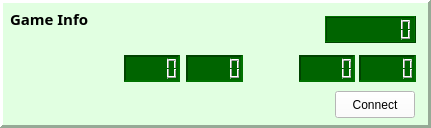
<?xml version="1.0" encoding="UTF-8"?>
<ui version="4.0">
 <class>PanelGameInfo</class>
 <widget class="QFrame" name="PanelGameInfo">
  <property name="geometry">
   <rect>
    <x>0</x>
    <y>0</y>
    <width>431</width>
    <height>128</height>
   </rect>
  </property>
  <property name="minimumSize">
   <size>
    <width>431</width>
    <height>128</height>
   </size>
  </property>
  <property name="maximumSize">
   <size>
    <width>431</width>
    <height>128</height>
   </size>
  </property>
  <property name="windowTitle">
   <string>Frame</string>
  </property>
  <property name="styleSheet">
   <string notr="true">background-color: rgb(225, 255, 225);</string>
  </property>
  <property name="frameShape">
   <enum>QFrame::Panel</enum>
  </property>
  <property name="frameShadow">
   <enum>QFrame::Raised</enum>
  </property>
  <property name="lineWidth">
   <number>3</number>
  </property>
  <widget class="QLabel" name="label_primeBot">
   <property name="geometry">
    <rect>
     <x>10</x>
     <y>10</y>
     <width>121</width>
     <height>17</height>
    </rect>
   </property>
   <property name="font">
    <font>
     <family>Courier 10 Pitch</family>
     <pointsize>11</pointsize>
     <weight>75</weight>
     <bold>true</bold>
    </font>
   </property>
   <property name="text">
    <string>Game Info</string>
   </property>
  </widget>
  <widget class="QLCDNumber" name="lcd_coordX_ball">
   <property name="geometry">
    <rect>
     <x>124</x>
     <y>55</y>
     <width>56</width>
     <height>27</height>
    </rect>
   </property>
   <property name="sizePolicy">
    <sizepolicy hsizetype="Preferred" vsizetype="Preferred">
     <horstretch>0</horstretch>
     <verstretch>0</verstretch>
    </sizepolicy>
   </property>
   <property name="maximumSize">
    <size>
     <width>16777215</width>
     <height>300</height>
    </size>
   </property>
   <property name="toolTip">
    <string>Ball X coordinate in the Field Panel</string>
   </property>
   <property name="autoFillBackground">
    <bool>false</bool>
   </property>
   <property name="styleSheet">
    <string notr="true">background-color: rgb(0, 100, 0);</string>
   </property>
   <property name="frameShape">
    <enum>QFrame::Panel</enum>
   </property>
   <property name="frameShadow">
    <enum>QFrame::Sunken</enum>
   </property>
   <property name="lineWidth">
    <number>2</number>
   </property>
   <property name="smallDecimalPoint">
    <bool>false</bool>
   </property>
   <property name="digitCount">
    <number>5</number>
   </property>
   <property name="segmentStyle">
    <enum>QLCDNumber::Outline</enum>
   </property>
   <property name="value" stdset="0">
    <double>0.000000000000000</double>
   </property>
  </widget>
  <widget class="QLabel" name="label_9">
   <property name="geometry">
    <rect>
     <x>260</x>
     <y>6</y>
     <width>45</width>
     <height>45</height>
    </rect>
   </property>
   <property name="styleSheet">
    <string notr="true">background-color: rgba(255, 255, 255, 0);</string>
   </property>
   <property name="text">
    <string/>
   </property>
   <property name="pixmap">
    <pixmap resource="../../images.qrc">:/images/stopwatch_1.png</pixmap>
   </property>
   <property name="scaledContents">
    <bool>true</bool>
   </property>
  </widget>
  <widget class="QLabel" name="label_3">
   <property name="geometry">
    <rect>
     <x>269</x>
     <y>55</y>
     <width>21</width>
     <height>31</height>
    </rect>
   </property>
   <property name="text">
    <string/>
   </property>
   <property name="pixmap">
    <pixmap resource="../../images.qrc">:/images/mouse_cursor_0.png</pixmap>
   </property>
   <property name="scaledContents">
    <bool>true</bool>
   </property>
  </widget>
  <widget class="QPushButton" name="btn_connectGui">
   <property name="geometry">
    <rect>
     <x>335</x>
     <y>91</y>
     <width>80</width>
     <height>27</height>
    </rect>
   </property>
   <property name="focusPolicy">
    <enum>Qt::NoFocus</enum>
   </property>
   <property name="toolTip">
    <string>(Hotkey: Backspace) Toggles the GUI's connection with the running game</string>
   </property>
   <property name="styleSheet">
    <string notr="true">background-color: rgb(255, 255, 255);</string>
   </property>
   <property name="text">
    <string>Connect</string>
   </property>
  </widget>
  <widget class="QLCDNumber" name="lcd_coordX_cursor">
   <property name="geometry">
    <rect>
     <x>299</x>
     <y>55</y>
     <width>56</width>
     <height>27</height>
    </rect>
   </property>
   <property name="sizePolicy">
    <sizepolicy hsizetype="Preferred" vsizetype="Preferred">
     <horstretch>0</horstretch>
     <verstretch>0</verstretch>
    </sizepolicy>
   </property>
   <property name="maximumSize">
    <size>
     <width>16777215</width>
     <height>300</height>
    </size>
   </property>
   <property name="toolTip">
    <string>Mouse cursor X coordinate in the Field Panel</string>
   </property>
   <property name="autoFillBackground">
    <bool>false</bool>
   </property>
   <property name="styleSheet">
    <string notr="true">background-color: rgb(0, 100, 0);
</string>
   </property>
   <property name="frameShape">
    <enum>QFrame::Panel</enum>
   </property>
   <property name="frameShadow">
    <enum>QFrame::Sunken</enum>
   </property>
   <property name="lineWidth">
    <number>2</number>
   </property>
   <property name="smallDecimalPoint">
    <bool>false</bool>
   </property>
   <property name="digitCount">
    <number>5</number>
   </property>
   <property name="segmentStyle">
    <enum>QLCDNumber::Outline</enum>
   </property>
   <property name="value" stdset="0">
    <double>0.000000000000000</double>
   </property>
  </widget>
  <widget class="QLCDNumber" name="lcd_clock">
   <property name="geometry">
    <rect>
     <x>325</x>
     <y>16</y>
     <width>91</width>
     <height>27</height>
    </rect>
   </property>
   <property name="styleSheet">
    <string notr="true">background-color: rgb(0, 100, 0);
</string>
   </property>
   <property name="smallDecimalPoint">
    <bool>false</bool>
   </property>
   <property name="digitCount">
    <number>8</number>
   </property>
   <property name="mode">
    <enum>QLCDNumber::Dec</enum>
   </property>
   <property name="segmentStyle">
    <enum>QLCDNumber::Outline</enum>
   </property>
  </widget>
  <widget class="QLCDNumber" name="lcd_coordY_ball">
   <property name="geometry">
    <rect>
     <x>186</x>
     <y>55</y>
     <width>57</width>
     <height>27</height>
    </rect>
   </property>
   <property name="sizePolicy">
    <sizepolicy hsizetype="Preferred" vsizetype="Preferred">
     <horstretch>0</horstretch>
     <verstretch>0</verstretch>
    </sizepolicy>
   </property>
   <property name="maximumSize">
    <size>
     <width>16777215</width>
     <height>300</height>
    </size>
   </property>
   <property name="toolTip">
    <string>Ball Y coordinate in the Field Panel</string>
   </property>
   <property name="autoFillBackground">
    <bool>false</bool>
   </property>
   <property name="styleSheet">
    <string notr="true">background-color: rgb(0, 100, 0);</string>
   </property>
   <property name="frameShape">
    <enum>QFrame::Panel</enum>
   </property>
   <property name="frameShadow">
    <enum>QFrame::Sunken</enum>
   </property>
   <property name="lineWidth">
    <number>2</number>
   </property>
   <property name="midLineWidth">
    <number>0</number>
   </property>
   <property name="smallDecimalPoint">
    <bool>false</bool>
   </property>
   <property name="digitCount">
    <number>5</number>
   </property>
   <property name="segmentStyle">
    <enum>QLCDNumber::Outline</enum>
   </property>
   <property name="value" stdset="0">
    <double>0.000000000000000</double>
   </property>
  </widget>
  <widget class="QLCDNumber" name="lcd_coordY_cursor">
   <property name="geometry">
    <rect>
     <x>359</x>
     <y>55</y>
     <width>57</width>
     <height>27</height>
    </rect>
   </property>
   <property name="sizePolicy">
    <sizepolicy hsizetype="Preferred" vsizetype="Preferred">
     <horstretch>0</horstretch>
     <verstretch>0</verstretch>
    </sizepolicy>
   </property>
   <property name="maximumSize">
    <size>
     <width>16777215</width>
     <height>300</height>
    </size>
   </property>
   <property name="toolTip">
    <string>Mouse cursor Y coordinate in the Field Panel</string>
   </property>
   <property name="autoFillBackground">
    <bool>false</bool>
   </property>
   <property name="styleSheet">
    <string notr="true">background-color: rgb(0, 100, 0);
</string>
   </property>
   <property name="frameShape">
    <enum>QFrame::Panel</enum>
   </property>
   <property name="frameShadow">
    <enum>QFrame::Sunken</enum>
   </property>
   <property name="lineWidth">
    <number>2</number>
   </property>
   <property name="midLineWidth">
    <number>0</number>
   </property>
   <property name="smallDecimalPoint">
    <bool>false</bool>
   </property>
   <property name="digitCount">
    <number>5</number>
   </property>
   <property name="segmentStyle">
    <enum>QLCDNumber::Outline</enum>
   </property>
   <property name="value" stdset="0">
    <double>0.000000000000000</double>
   </property>
  </widget>
  <widget class="QGraphicsView" name="gView_ball">
   <property name="geometry">
    <rect>
     <x>70</x>
     <y>43</y>
     <width>45</width>
     <height>45</height>
    </rect>
   </property>
   <property name="focusPolicy">
    <enum>Qt::NoFocus</enum>
   </property>
   <property name="styleSheet">
    <string notr="true">background-color: rgba(255, 255, 255, 0);</string>
   </property>
   <property name="frameShape">
    <enum>QFrame::Panel</enum>
   </property>
   <property name="frameShadow">
    <enum>QFrame::Plain</enum>
   </property>
   <property name="lineWidth">
    <number>0</number>
   </property>
  </widget>
 </widget>
 <resources>
  <include location="../../images.qrc"/>
 </resources>
 <connections/>
</ui>
